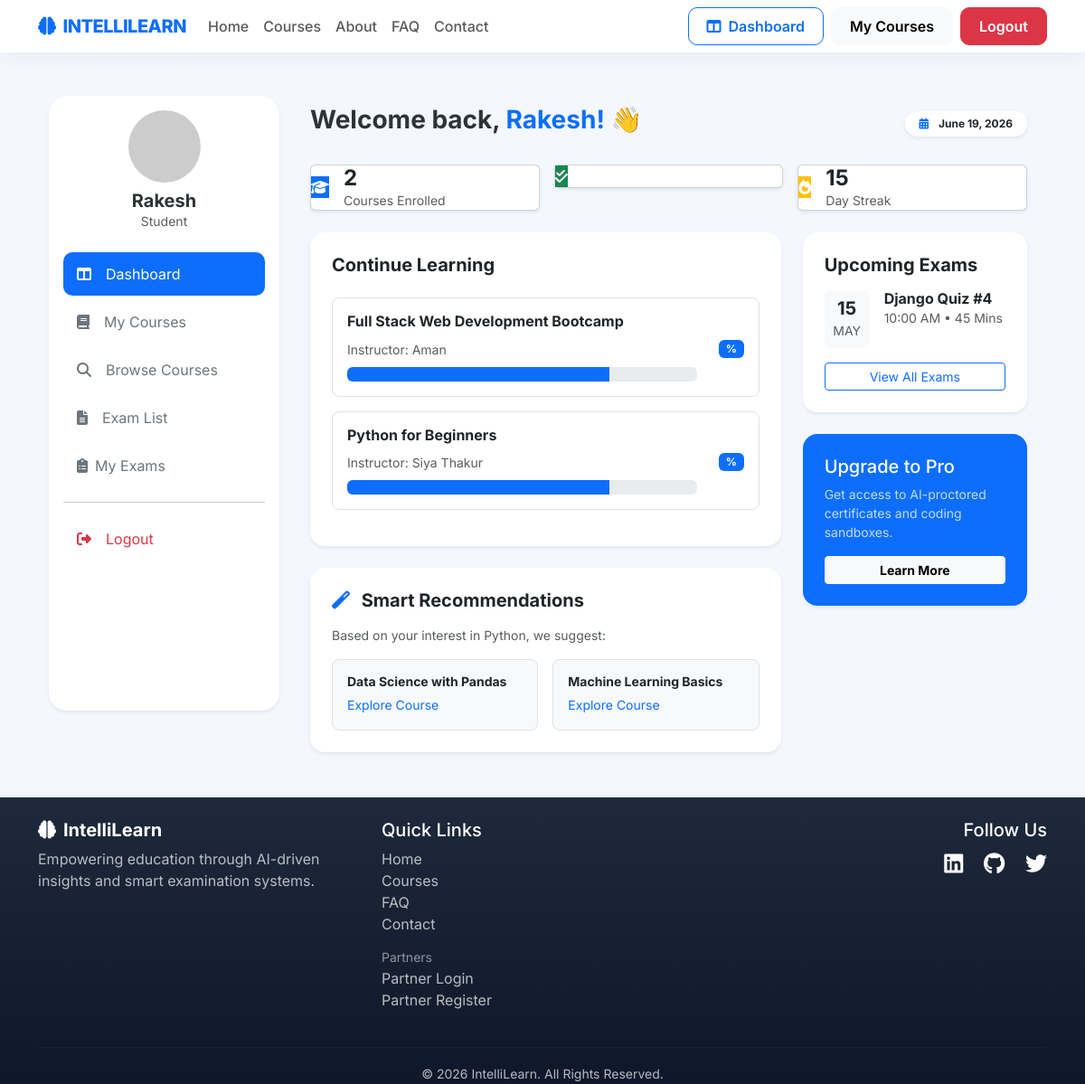
The page /dashboard/ (signed in) on the database its author committed.
### courses/models.py (models this page shows, shortened)
class Enrollment(models.Model):
    student = models.ForeignKey(
        User,
        on_delete=models.CASCADE
    )
    course = models.ForeignKey(
        Course,
        on_delete=models.CASCADE
    )
    enrolled_at = models.DateTimeField(
        auto_now_add=True
    )

class Course(models.Model):
    title = models.CharField(max_length=200)
    description = models.TextField()
    price = models.DecimalField(
        max_digits=8,
        decimal_places=2
    )
    duration = models.CharField(max_length=100)
    instructor = models.ForeignKey(
        Instructor,
        on_delete=models.CASCADE
    )
    thumbnail = models.ImageField(
        upload_to='course_thumbnails/'
    )
    banner = models.ImageField(
        upload_to='course_banners/',
        blank=True,
        null=True
    )
    what_you_will_learn = models.TextField(
        help_text="Add learning outcomes"
    )
    curriculum = models.TextField(
        help_text="Add syllabus or topics"
    )
    certificate_info = models.TextField(
        blank=True,
        null=True
    )
    requirements = models.TextField(
        blank=True,
        null=True
    )
    target_audience = models.TextField(
        blank=True,
        null=True
    )
    is_active = models.BooleanField(default=True)
    created_at = models.DateTimeField(
        auto_now_add=True
    )
    updated_at = models.DateTimeField(
        auto_now=True
    )
    institute = models.ForeignKey(
    Institute,
    on_delete=models.CASCADE,
    null=True,
    blank=True
)

class Instructor(models.Model):
    name = models.CharField(max_length=100)
    qualification = models.CharField(max_length=200)
    experience = models.CharField(max_length=100)
    profile_image = models.ImageField(upload_to='instructors/')
    bio = models.TextField()
    user = models.OneToOneField(User,on_delete=models.CASCADE,null=True,blank=True)

### main/views.py (the view)
# urls.py: path('dashboard/', views.dashboard, name='dashboard'),
@login_required(login_url='login')
def dashboard(request):
    student = request.user
    enrollments = Enrollment.objects.filter(student=student)
    enrolled_courses = enrollments.count()
    active_courses = Enrollment.objects.filter(student=student)
    upcoming_exams = Quiz.objects.all()
    context = {
        'enrolled_courses': enrolled_courses,
        'active_courses': active_courses,
        'upcoming_exams': upcoming_exams,
    }
    return render(
        request,
        'main/dashboard.html',
        context
    )

### main/context_processors.py (called while the page is built)
def user_navigation(request):
    is_institute_user = False
    is_instructor_user = False
    is_student_user = False
    if request.user.is_authenticated:
        is_institute_user = Institute.objects.filter(user=request.user).exists()
        is_instructor_user = Instructor.objects.filter(user=request.user).exists()
        is_student_user = not is_institute_user and not is_instructor_user
    return {
        'is_institute_user': is_institute_user,
        'is_instructor_user': is_instructor_user,
        'is_student_user': is_student_user,
    }

### main/templates/main/dashboard.html
{% extends 'main/student_base.html' %}
{% block student_content %}
<div class="">
    <div class="d-flex justify-content-between align-items-center mb-4">
        <h3 class="fw-bold">Welcome back, <span class="text-primary"> {{ request.user.username }}!</span> 👋</h3>
        <span class="badge bg-white text-dark shadow-sm p-2 px-3 rounded-pill">
            <i class="fas fa-calendar-alt text-primary me-2"></i> {% now "F d, Y" %}
        </span>
    </div>
    <div class="row g-3 mb-4">
        <div class="col-md-4">
            <div class="card stat-card shadow-sm">
                <div class="d-flex align-items-center">
                    <div class="icon-shape bg-primary text-white me-3">
                        <i class="fas fa-graduation-cap"></i>
                    </div>
                    <div>
                        <h4 class="fw-bold mb-0">
                            {{ enrolled_courses }}
                        </h4>
                        <p class="text-muted small mb-0">Courses Enrolled</p>
                    </div>
                </div>
            </div>
        </div>
        <div class="col-md-4">
            <div class="card stat-card shadow-sm">
                <div class="d-flex align-items-center">
                    <div class="icon-shape bg-success text-white me-3">
                        <i class="fas fa-check-double"></i>
                    </div>
                </div>
            </div>
        </div>
        <div class="col-md-4">
            <div class="card stat-card shadow-sm">
                <div class="d-flex align-items-center">
                    <div class="icon-shape bg-warning text-white me-3">
                        <i class="fas fa-fire"></i>
                    </div>
                    <div>
                        <h4 class="fw-bold mb-0">15</h4>
                        <p class="text-muted small mb-0">Day Streak</p>
                    </div>
                </div>
            </div>
        </div>
    </div>
    <div class="row g-4">
        <div class="col-lg-8">
            <div class="card border-0 shadow-sm rounded-4 p-4 mb-4">
                <h5 class="fw-bold mb-4">Continue Learning</h5>
                {% for enrollment in active_courses %}
                <div class="course-mini-card p-3 mb-3 border rounded-3">
                    <div class="row align-items-center">
                        <div class="col">
                            <h6 class="fw-bold">
                                {{ enrollment.course.title }}
                            </h6>
                            <small class="text-muted">
                                Instructor:
                                {{ enrollment.course.instructor.name }}
                            </small>
                            <div class="progress mt-2">
                                <div class="progress-bar bg-primary" style="width: 75%;">
                                </div>
                            </div>
                        </div>
                        <div class="col-auto">
                            <span class="badge bg-primary">
                                {{ enrollment.progress }}%
                            </span>
                        </div>
                    </div>
                </div>
                {% empty %}
                <div class="alert alert-info">
                    No active courses found.
                </div>
                {% endfor %}
            </div>
            <div class="card border-0 shadow-sm rounded-4 p-4">
                <h5 class="fw-bold mb-3"><i class="fas fa-magic text-primary me-2"></i> Smart Recommendations</h5>
                <p class="text-muted small">Based on your interest in Python, we suggest:</p>
                <div class="row g-3">
                    <div class="col-md-6">
                        <div class="p-3 border rounded-3 bg-light">
                            <h6 class="fw-bold small mb-1">Data Science with Pandas</h6>
                            <a href="#" class="small text-primary text-decoration-none">Explore Course</a>
                        </div>
                    </div>
                    <div class="col-md-6">
                        <div class="p-3 border rounded-3 bg-light">
                            <h6 class="fw-bold small mb-1">Machine Learning Basics</h6>
                            <a href="#" class="small text-primary text-decoration-none">Explore Course</a>
                        </div>
                    </div>
                </div>
            </div>
        </div>
        <div class="col-lg-4">
            <div class="card border-0 shadow-sm rounded-4 p-4 mb-4">
                <h5 class="fw-bold mb-3">Upcoming Exams</h5>
                <div class="d-flex mb-3">
                    <div class="bg-light p-2 rounded text-center me-3" style="min-width: 50px;">
                        <h5 class="mb-0 fw-bold">15</h5>
                        <small class="text-muted">MAY</small>
                    </div>
                    <div>
                        <h6 class="mb-0 fw-bold">Django Quiz #4</h6>
                        <p class="text-muted small mb-0">10:00 AM • 45 Mins</p>
                    </div>
                </div>
                <button class="btn btn-outline-primary w-100 btn-sm">View All Exams</button>
            </div>
            <div class="card border-0 shadow-sm rounded-4 p-4 bg-primary text-white">
                <h5>Upgrade to Pro</h5>
                <p class="small opacity-75">Get access to AI-proctored certificates and coding sandboxes.</p>
                <button class="btn btn-light btn-sm w-100 fw-bold">Learn More</button>
            </div>
        </div>
    </div>
</div>
{% endblock %}

### main/templates/main/student_base.html (shortened to what this page needs)
{% extends 'main/base.html' %}
{% load static %}
{% block content %}
<div class="container-fluid mt-3 mt-lg-4 mb-4">
    <div class="row g-4">
        <div class="col-lg-3 d-none d-lg-block">
            <div class="student-sidebar shadow-sm p-3">
                <div class="text-center mb-4">
                    <img src="https://ui-avatars.com/api/?name={{ request.user.username }}&background=0D6EFD&color=fff&size=80"
                         class="rounded-circle mb-2" alt="">
                    <h5 class="fw-bold mb-0">{{ request.user.username }}</h5>
                    <p class="text-muted small">Student</p>
                </div>
                {% include 'main/partials/student_sidebar_nav.html' %}
            </div>
        </div>
        <div class="col-lg-9">
            <div class="dashboard-content">
                {% block student_content %}
                {% endblock %}
            </div>
        </div>
    </div>
</div>
{% endblock %}

### static/css/theme.css (style rules this page uses)
:root { --il-primary: #0d6efd; --il-primary-dark: #0a2647; --il-gradient-soft: linear-gradient(135deg, #ffffff 0%, #f0f7ff 100%); --il-shadow-sm: 0 4px 20px rgba(0, 0, 0, 0.06); --il-shadow-md: 0 12px 40px rgba(13, 110, 253, 0.12); --il-radius: 16px; --il-transition: 0.3s cubic-bezier(0.4, 0, 0.2, 1); }
body { background: #f4f7fc; }

### main/templates/main/base.html (style rules this page uses)
body { font-family: 'Inter', sans-serif; color: #2d3436; }

### main/templates/main/student_base.html (style rules this page uses)
body { background-color: #f4f7fe; }
.student-sidebar { min-height: calc(100vh - 120px); background: #fff; border-radius: 20px; }
.dashboard-content { padding: 10px; }

### rows shown on the page
Enrollment: course "Full Stack Web Development Bootcamp", course.instructor.name "Aman"
Enrollment: course "Python for Beginners", course.instructor.name "Siya Thakur"

### other values the page prints
{{ request.user.username }} "Rakesh"
{{ enrolled_courses }} "2"
